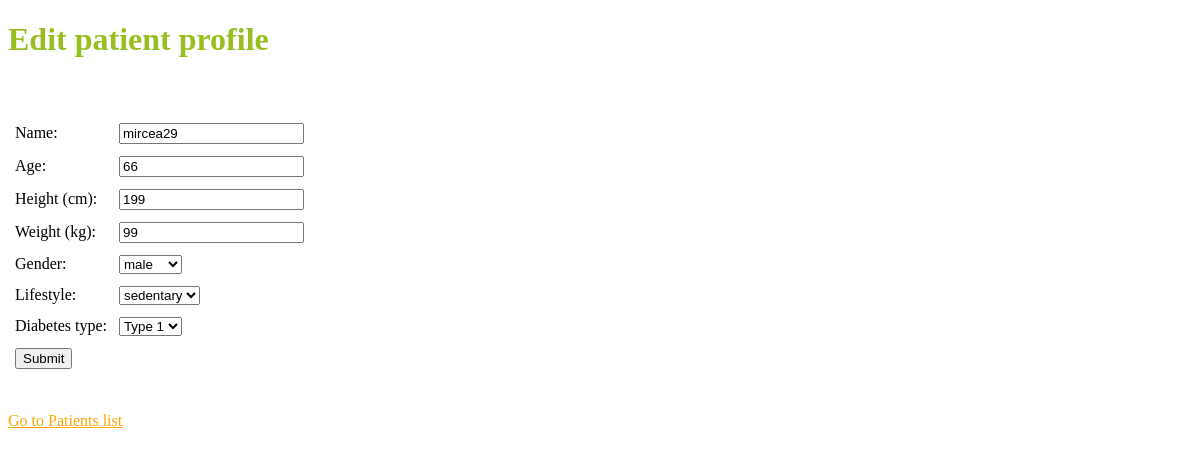
The page /profile.php?patient=3 on the database its author committed.
### tables this page shows
CREATE TABLE IF NOT EXISTS `patient` (
  `id` int(11) NOT NULL AUTO_INCREMENT,
  `name` varchar(100) NOT NULL,
  `age` int(2) NOT NULL,
  `gender` int(11) NOT NULL,
  `height` int(3) NOT NULL,
  `weight` int(3) NOT NULL,
  `lifestyle` int(11) NOT NULL,
  `diabetesType` int(11) NOT NULL,
  PRIMARY KEY (`id`)
);

### Classes/PatientProfile.php (called while the page is built, shortened)
<?php
class PatientProfile {
    private $name;
    private $age;
    private $gender;
    private $height;
    private $weight;
    private $lifestyle;
    private $diabetesType;
    public function getName() {
        return $this->name;
    }
    public function getAge() {
        return $this->age;
    }
    public function getGender() {
        return $this->gender;
    }
    public function getHeight() {
        return $this->height;
    }
    public function getWeight() {
        return $this->weight;
    }
    public function getLifestyle() {
        return $this->lifestyle;
    }
    public function getDiabetesType() {
        return $this->diabetesType;
    }
    public function load($id) {
        $sql = "SELECT * FROM patient
                WHERE id = {$id}";
        $result = mysql_query($sql);
        $row = mysql_fetch_assoc($result);
        $this->name = $row['name'];
        $this->age = $row['age'];
        $this->gender = $row['gender'];
        $this->height = $row['height'];
        $this->weight = $row['weight'];
        $this->lifestyle = $row['lifestyle'];
        $this->diabetesType = $row['diabetesType'];
        return true;
    }
}
?>

### Classes/HelpClass.php (called while the page is built, shortened)
<?php
class HelpClass {
    public static function getGenders() {
        $sql = "SELECT * FROM gender";
        $result = mysql_query($sql);
        while ($row = mysql_fetch_assoc($result)) {
            $genders[$row['id']] = $row['name'];
        }
        return $genders;
    }
    public static function getDiabetesTypes() {
        $sql = "SELECT * FROM diabetesType";
        $result = mysql_query($sql);
        $types = array();
        while ($row = mysql_fetch_assoc($result)) {
            $types[$row['id']] = $row['name'];
        }
        return $types;
    }
    public static function getLifestyles() {
        $sql = "SELECT * FROM lifestyle";
        $result = mysql_query($sql);
        $lifestyles = array();
        while ($row = mysql_fetch_assoc($result)) {
            $lifestyles[$row['id']] = $row['name'];
        }
        return $lifestyles;
    }
}
?>

### profile.php (the view, shortened to what this page needs)
<?php
include_once('Classes/HelpClass.php');
include_once('Classes/PatientProfile.php');
$genders = HelpClass::getGenders();
$diabetesTypes = HelpClass::getDiabetesTypes();
$lifestyles = HelpClass::getLifestyles();
$error = '';
$index = strpos($_SERVER['REQUEST_URI'], '?patient');
$redirectUrl = substr($_SERVER['REQUEST_URI'], 0, $index);
if ($_SERVER["REQUEST_METHOD"] == "POST") {
    if (!empty($_POST['name']) && !empty($_POST['age']) && !empty($_POST['height']) && !empty($_POST['weight'])) {
        if (!is_numeric($_POST['age'])) {
            $error = "Age must be numeric.";
        } elseif ($_POST['age'] > 120) {
            $error = "You are too old to be alive.";
        }
        if (!is_numeric($_POST['height']) || $_POST['height'] <= 0) {
            $error .= "</br> Height must be a positive number.";
        } elseif ($_POST['height'] > 220) {
            $error .= "</br>Unrealistic height.";
        }
        if (!is_numeric($_POST['weight']) || $_POST['weight'] <= 0) {
            $error .= "</br>Weight must be a positive number.";
        } elseif ($_POST['weight'] > 400) {
            $error .= " </br>Unrealistic height.";
        }
        if (empty($error)) {
            $patient = new PatientProfile();
            if (isset($_GET['patient'])) {
                $patient->load($_GET['patient']);
            }
            $patient->setName($_POST['name']);
            $patient->setAge($_POST['age']);
            $patient->setGender($_POST['gender']);
            $patient->setHeight($_POST['height']);
            $patient->setWeight($_POST['weight']);
            $patient->setLifestyle($_POST['lifestyle']);
            $patient->setDiabetesType($_POST['diabetesType']);
            if (!$patient->save()) {
                $error = "Unable to save patient profile.";
            } else {
                $success = true;
            }
        }
    } else {
        $error = "You must fill in all fields.";
    }
} else {
    if (isset($_GET['patient'])) {
        $patient = new PatientProfile();
        if (!$patient->load($_GET['patient'])) {
            header("Location: $redirectUrl");
        }
    } else {
    }
}
?>
<!DOCTYPE html>
<html>
    <head>
         <link rel="stylesheet" type="text/css" href="css/styles.css">
    </head>
    <body>
        <h1>  <?php echo!isset($patient) ? 'Add patient profile' : 'Edit patient profile' ?>
        </h1>
        <?php if (!isset($success) || $success == null): ?>
            <form action="" method="post">
                <table>
                    <tbody>
                        <tr>
                            <td>Name:
                            </td>
                            <td>
                                <input type="text" id="name" name="name" value="<?php echo isset($patient) ? $patient->getName() : '' ?>"/>
                            </td>
                        </tr>
                        <tr>
                            <td>Age:
                            </td>
                            <td>
                                <input type="text" id="age" name="age" value="<?php echo isset($patient) ? $patient->getAge() : '' ?>"/>
                            </td>
                        </tr>
                        <tr>
                            <td>Height (cm):
                            </td>
                            <td>
                                <input type="text" id="height" name="height" value="<?php echo isset($patient) ? $patient->getHeight() : '' ?>"/>
                            </td>
                        </tr>
                        <tr>
                            <td>Weight (kg):
                            </td>
                            <td>
                                <input type="text" id="weight" name="weight" value="<?php echo isset($patient) ? $patient->getWeight() : '' ?>"/>
                            </td>
                        </tr>
                        <tr>
                            <td>Gender:
                            </td>
                            <td>
                                <select id="gender" name="gender">
                                    <?php
                                    foreach ($genders as $key => $gender) {
                                        echo ('<option value="' . $key . '"');
                                        echo (isset($patient) && $patient->getGender() == $key ? ' selected ' : ' ' );
                                        echo ">$gender</option>";
                                    }
                                    ?>
                                </select>
                            </td>
                        </tr>
                        <tr>
                            <td>Lifestyle:
                            </td>
                            <td>
                                <select id="lifestyle" name="lifestyle">
                                    <?php
                                    foreach ($lifestyles as $key => $lifestyle) {
                                        echo ('<option value="' . $key . '"');
                                        echo (isset($patient) && $patient->getLifestyle() == $key ? ' selected ' : ' ' );
                                        echo ">$lifestyle</option>";
                                    }
                                    ?>
                                </select>
                            </td>
                        </tr>
                        <tr>
                            <td>Diabetes type:
                            </td>
                            <td>
                                <select id="diabetesType" name="diabetesType">
                                    <?php
                                    foreach ($diabetesTypes as $key => $diabetesType) {
                                        echo ('<option value="' . $key . '"');
                                        echo (isset($patient) && $patient->getDiabetesType() == $key ? ' selected ' : ' ' );
                                        echo ">$diabetesType</option>";
                                    }
                                    ?>
                                </select>
                            </td>
                        </tr>
                        <tr>
                            <td colspan = "2" style = "align: right;">
                                <input type = "submit" value = "Submit"/>
                            </td>
                        </tr>
                    </tbody>
                </table>
            </form>
        <?php endif ?>
            <a href="patientsList.php"> Go to Patients list</a>
    </body>
</html>

### css/styles.css (style rules this page uses)
td { padding:5px; }
a { color: orange; }
h1 { color:#98BF21; }

### rows shown on the page
patient: name "mircea29", age "66", height "199", weight "99", gender "male", lifestyle "sedentary", diabetesType "Type 1"
